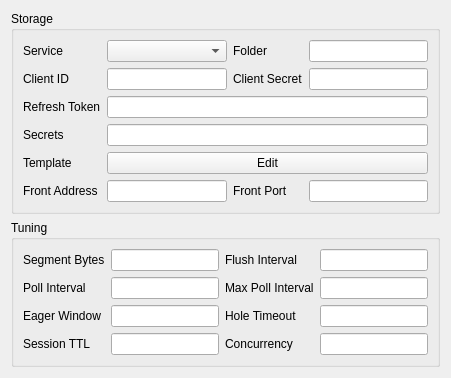
                  <widget class="QWidget" name="xray_xdrive_box" native="true">
                   <layout class="QVBoxLayout" name="verticalLayout_xray_xdrive">
                    <item>
                     <widget class="QGroupBox" name="xray_xdrive_storage_box">
                      <property name="sizePolicy">
                       <sizepolicy hsizetype="Expanding" vsizetype="Maximum">
                        <horstretch>0</horstretch>
                        <verstretch>0</verstretch>
                       </sizepolicy>
                      </property>
                      <property name="title">
                       <string>Storage</string>
                      </property>
                      <layout class="QGridLayout" name="gridLayout_xray_xdrive_storage">
                       <item row="0" column="0">
                        <widget class="QLabel" name="xray_xdrive_service_l">
                         <property name="text">
                          <string>Service</string>
                         </property>
                         <property name="buddy">
                          <cstring>xray_xdrive_service</cstring>
                         </property>
                        </widget>
                       </item>
                       <item row="0" column="1">
                        <widget class="NoWheelComboBox" name="xray_xdrive_service" />
                       </item>
                       <item row="0" column="2">
                        <widget class="QLabel" name="xray_xdrive_folder_l">
                         <property name="text">
                          <string>Folder</string>
                         </property>
                         <property name="buddy">
                          <cstring>xray_xdrive_folder</cstring>
                         </property>
                        </widget>
                       </item>
                       <item row="0" column="3">
                        <widget class="QLineEdit" name="xray_xdrive_folder" />
                       </item>
                       <item row="1" column="0">
                        <widget class="QLabel" name="xray_xdrive_client_id_l">
                         <property name="text">
                          <string>Client ID</string>
                         </property>
                         <property name="buddy">
                          <cstring>xray_xdrive_client_id</cstring>
                         </property>
                        </widget>
                       </item>
                       <item row="1" column="1">
                        <widget class="QLineEdit" name="xray_xdrive_client_id" />
                       </item>
                       <item row="1" column="2">
                        <widget class="QLabel" name="xray_xdrive_client_secret_l">
                         <property name="text">
                          <string>Client Secret</string>
                         </property>
                         <property name="buddy">
                          <cstring>xray_xdrive_client_secret</cstring>
                         </property>
                        </widget>
                       </item>
                       <item row="1" column="3">
                        <widget class="QLineEdit" name="xray_xdrive_client_secret" />
                       </item>
                       <item row="2" column="0">
                        <widget class="QLabel" name="xray_xdrive_refresh_token_l">
                         <property name="text">
                          <string>Refresh Token</string>
                         </property>
                         <property name="buddy">
                          <cstring>xray_xdrive_refresh_token</cstring>
                         </property>
                        </widget>
                       </item>
                       <item row="2" column="1" colspan="3">
                        <widget class="QLineEdit" name="xray_xdrive_refresh_token" />
                       </item>
                       <item row="3" column="0">
                        <widget class="QLabel" name="xray_xdrive_secrets_l">
                         <property name="text">
                          <string>Secrets</string>
                         </property>
                         <property name="buddy">
                          <cstring>xray_xdrive_secrets</cstring>
                         </property>
                        </widget>
                       </item>
                       <item row="3" column="1" colspan="3">
                        <widget class="QLineEdit" name="xray_xdrive_secrets" />
                       </item>
                       <item row="4" column="0">
                        <widget class="QLabel" name="xray_xdrive_template_l">
                         <property name="text">
                          <string>Template</string>
                         </property>
                         <property name="buddy">
                          <cstring>xray_xdrive_template_edit</cstring>
                         </property>
                        </widget>
                       </item>
                       <item row="4" column="1" colspan="3">
                        <widget class="QPushButton" name="xray_xdrive_template_edit">
                         <property name="text">
                          <string>Edit</string>
                         </property>
                        </widget>
                       </item>
                       <item row="5" column="0">
                        <widget class="QLabel" name="xray_xdrive_front_l">
                         <property name="text">
                          <string>Front Address</string>
                         </property>
                         <property name="buddy">
                          <cstring>xray_xdrive_front</cstring>
                         </property>
                        </widget>
                       </item>
                       <item row="5" column="1">
                        <widget class="QLineEdit" name="xray_xdrive_front" />
                       </item>
                       <item row="5" column="2">
                        <widget class="QLabel" name="xray_xdrive_front_port_l">
                         <property name="text">
                          <string>Front Port</string>
                         </property>
                         <property name="buddy">
                          <cstring>xray_xdrive_front_port</cstring>
                         </property>
                        </widget>
                       </item>
                       <item row="5" column="3">
                        <widget class="QLineEdit" name="xray_xdrive_front_port" />
                       </item>
                      </layout>
                     </widget>
                    </item>
                    <item>
                     <widget class="QGroupBox" name="xray_xdrive_tuning_box">
                      <property name="sizePolicy">
                       <sizepolicy hsizetype="Expanding" vsizetype="Maximum">
                        <horstretch>0</horstretch>
                        <verstretch>0</verstretch>
                       </sizepolicy>
                      </property>
                      <property name="title">
                       <string>Tuning</string>
                      </property>
                      <layout class="QGridLayout" name="gridLayout_xray_xdrive_tuning">
                       <item row="0" column="0">
                        <widget class="QLabel" name="xray_xdrive_segment_bytes_l">
                         <property name="text">
                          <string>Segment Bytes</string>
                         </property>
                         <property name="buddy">
                          <cstring>xray_xdrive_segment_bytes</cstring>
                         </property>
                        </widget>
                       </item>
                       <item row="0" column="1">
                        <widget class="QLineEdit" name="xray_xdrive_segment_bytes" />
                       </item>
                       <item row="0" column="2">
                        <widget class="QLabel" name="xray_xdrive_flush_interval_l">
                         <property name="text">
                          <string>Flush Interval</string>
                         </property>
                         <property name="buddy">
                          <cstring>xray_xdrive_flush_interval</cstring>
                         </property>
                        </widget>
                       </item>
                       <item row="0" column="3">
                        <widget class="QLineEdit" name="xray_xdrive_flush_interval" />
                       </item>
                       <item row="1" column="0">
                        <widget class="QLabel" name="xray_xdrive_poll_interval_l">
                         <property name="text">
                          <string>Poll Interval</string>
                         </property>
                         <property name="buddy">
                          <cstring>xray_xdrive_poll_interval</cstring>
                         </property>
                        </widget>
                       </item>
                       <item row="1" column="1">
                        <widget class="QLineEdit" name="xray_xdrive_poll_interval" />
                       </item>
                       <item row="1" column="2">
                        <widget class="QLabel" name="xray_xdrive_max_poll_interval_l">
                         <property name="text">
                          <string>Max Poll Interval</string>
                         </property>
                         <property name="buddy">
                          <cstring>xray_xdrive_max_poll_interval</cstring>
                         </property>
                        </widget>
                       </item>
                       <item row="1" column="3">
                        <widget class="QLineEdit" name="xray_xdrive_max_poll_interval" />
                       </item>
                       <item row="2" column="0">
                        <widget class="QLabel" name="xray_xdrive_eager_window_l">
                         <property name="text">
                          <string>Eager Window</string>
                         </property>
                         <property name="buddy">
                          <cstring>xray_xdrive_eager_window</cstring>
                         </property>
                        </widget>
                       </item>
                       <item row="2" column="1">
                        <widget class="QLineEdit" name="xray_xdrive_eager_window" />
                       </item>
                       <item row="2" column="2">
                        <widget class="QLabel" name="xray_xdrive_hole_timeout_l">
                         <property name="text">
                          <string>Hole Timeout</string>
                         </property>
                         <property name="buddy">
                          <cstring>xray_xdrive_hole_timeout</cstring>
                         </property>
                        </widget>
                       </item>
                       <item row="2" column="3">
                        <widget class="QLineEdit" name="xray_xdrive_hole_timeout" />
                       </item>
                       <item row="3" column="0">
                        <widget class="QLabel" name="xray_xdrive_session_ttl_l">
                         <property name="text">
                          <string>Session TTL</string>
                         </property>
                         <property name="buddy">
                          <cstring>xray_xdrive_session_ttl</cstring>
                         </property>
                        </widget>
                       </item>
                       <item row="3" column="1">
                        <widget class="QLineEdit" name="xray_xdrive_session_ttl" />
                       </item>
                       <item row="3" column="2">
                        <widget class="QLabel" name="xray_xdrive_concurrency_l">
                         <property name="text">
                          <string>Concurrency</string>
                         </property>
                         <property name="buddy">
                          <cstring>xray_xdrive_concurrency</cstring>
                         </property>
                        </widget>
                       </item>
                       <item row="3" column="3">
                        <widget class="QLineEdit" name="xray_xdrive_concurrency" />
                       </item>
                      </layout>
                     </widget>
                    </item>
                   </layout>
                  </widget>
